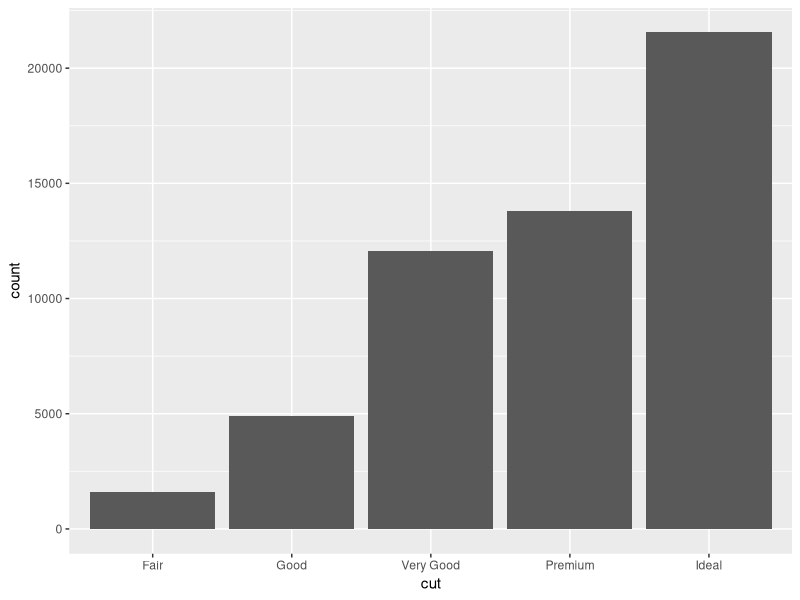
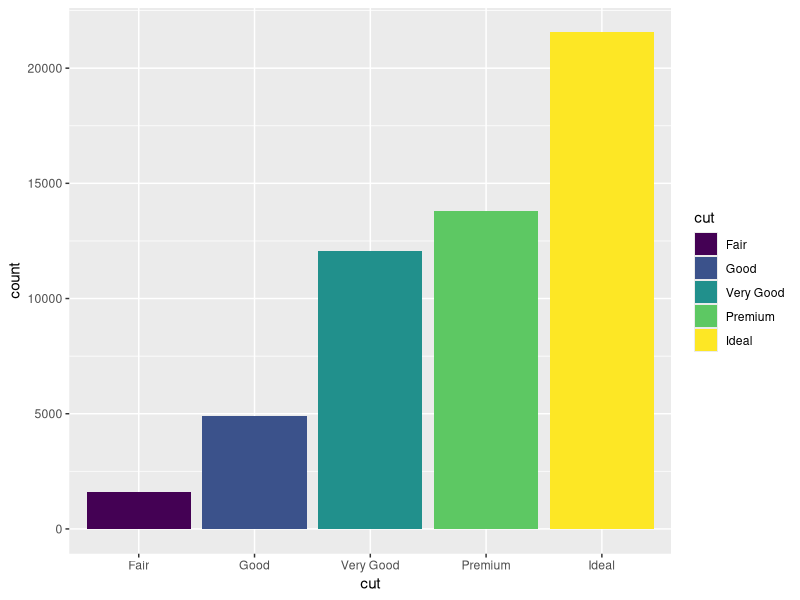
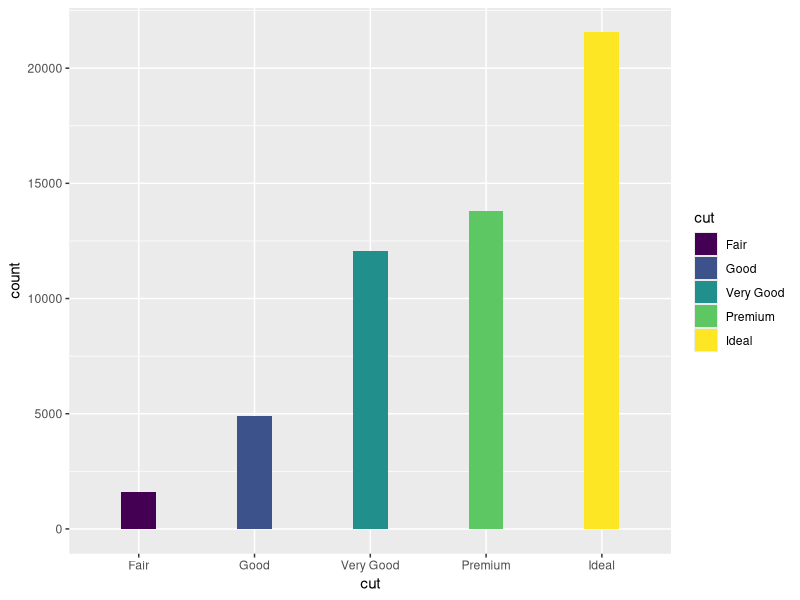
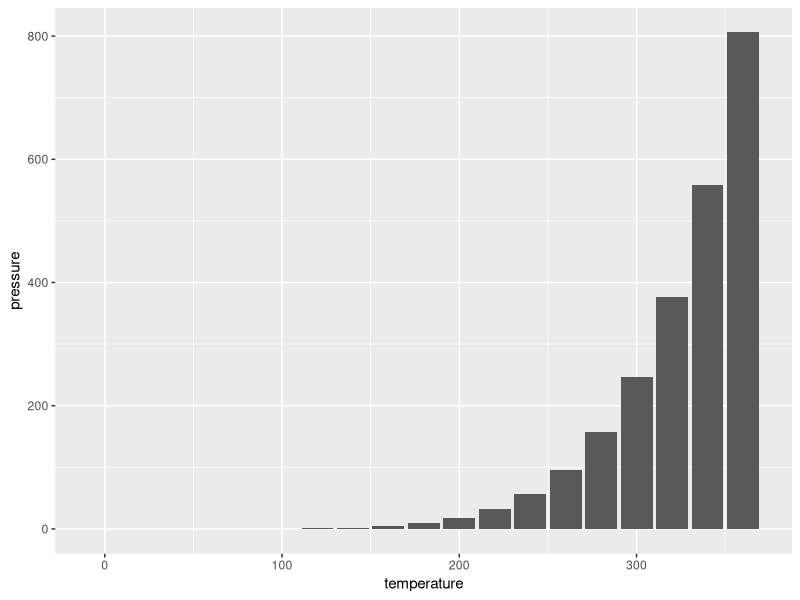
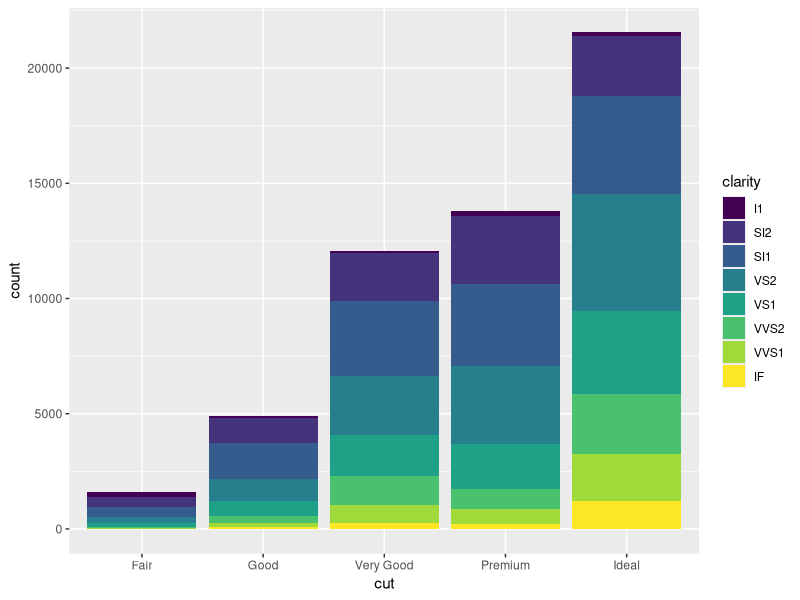
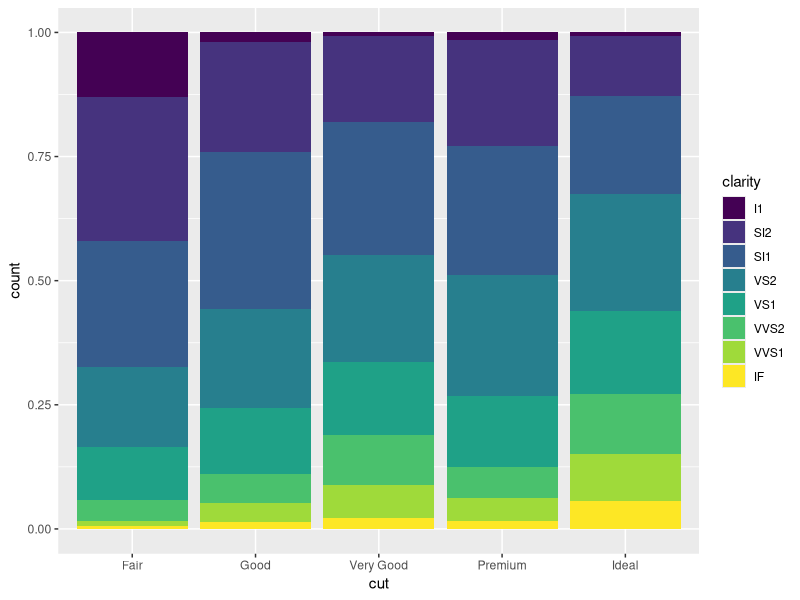
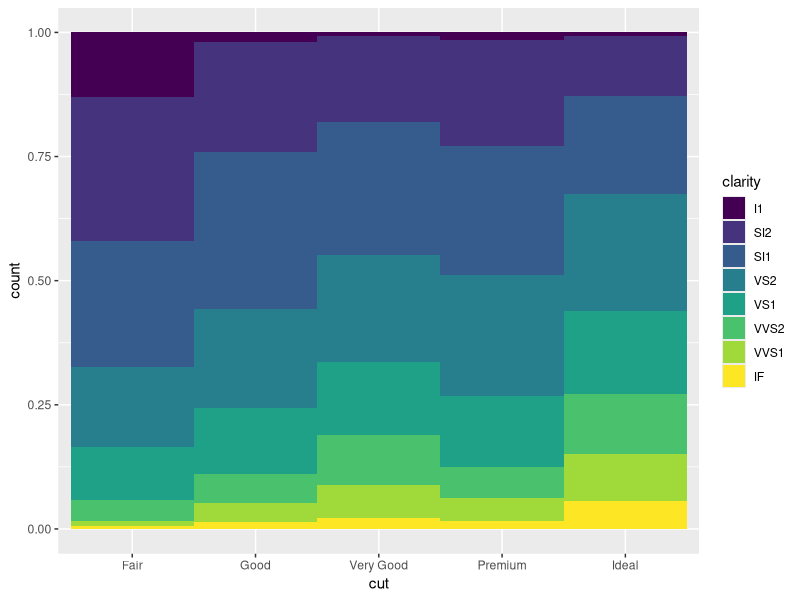
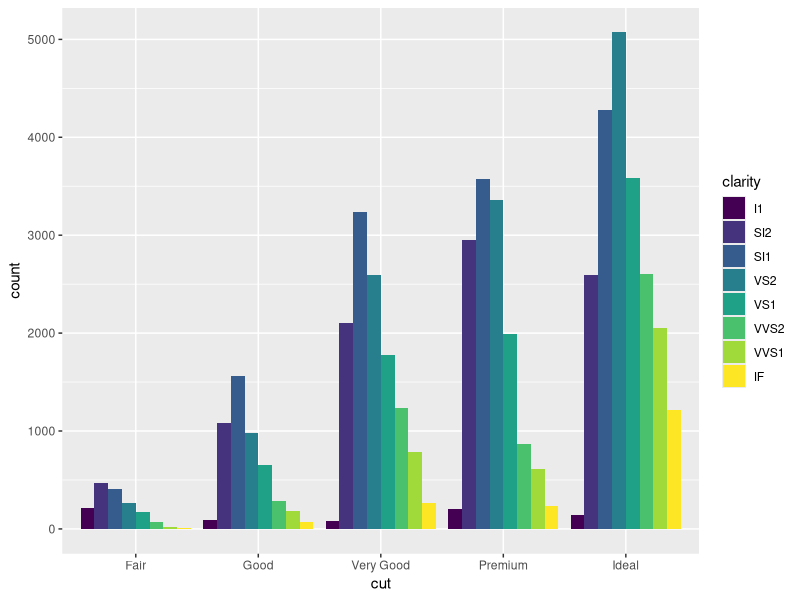

These charts were generated, in order, by the following R code:
## ---- chunk 1
knitr::opts_chunk$set(echo = TRUE)
## ---- chunk 2
library(dplyr)
library(ggplot2)
head(diamonds)
diamonds %>% count(cut)
## ---- chunk 3
ggplot(data = diamonds) +
  geom_bar(mapping = aes(x = cut))
## ---- chunk 4
ggplot(data = diamonds) +
  geom_bar(mapping = aes(x = cut, fill = cut))
## ---- chunk 5
ggplot(data = diamonds) +
  geom_bar(mapping = aes(x = cut, fill = cut), width = 0.3)
## ---- chunk 6
head(pressure)
ggplot(data = pressure) +
  geom_col(mapping = aes(x = temperature, y = pressure))
## ---- chunk 7
ggplot(data = diamonds) +
  geom_bar(mapping = aes(x = cut, fill = clarity))

## ---- chunk 8
ggplot(data = diamonds) +
  geom_bar(mapping = aes(x = cut, fill = clarity), position = "fill")
## ---- chunk 9
ggplot(data = diamonds) +
  geom_bar(mapping = aes(x = cut, fill = clarity), position = "fill", width = 1)
## ---- chunk 10
ggplot(data = diamonds) +
  geom_bar(mapping = aes(x = cut, fill = clarity), position = "dodge")
## ---- chunk 11
ggplot(data = diamonds) +
  geom_bar(mapping = aes(x = color)) +
  facet_grid(clarity ~ cut)

ggplot(data = diamonds) +
  geom_bar(mapping = aes(x = color)) +
  facet_grid(. ~ cut)

ggplot(data = diamonds) +
  geom_bar(mapping = aes(x = color)) +
  facet_grid(clarity ~ .)
## ---- chunk 12
ggplot(data = diamonds) +
  geom_bar(mapping = aes(x = color, fill = cut)) +
  facet_wrap( ~ cut)
## ---- chunk 13
ggplot(data = diamonds) +
  geom_bar(mapping = aes(x = color, fill = cut)) +
  facet_wrap( ~ cut, scales = "free_x")

ggplot(data = diamonds) +
  geom_bar(mapping = aes(x = color, fill = cut)) +
  facet_wrap( ~ cut, scales = "free_y")

ggplot(data = diamonds) +
  geom_bar(mapping = aes(x = color, fill = cut)) +
  facet_wrap( ~ cut, scales = "free")
